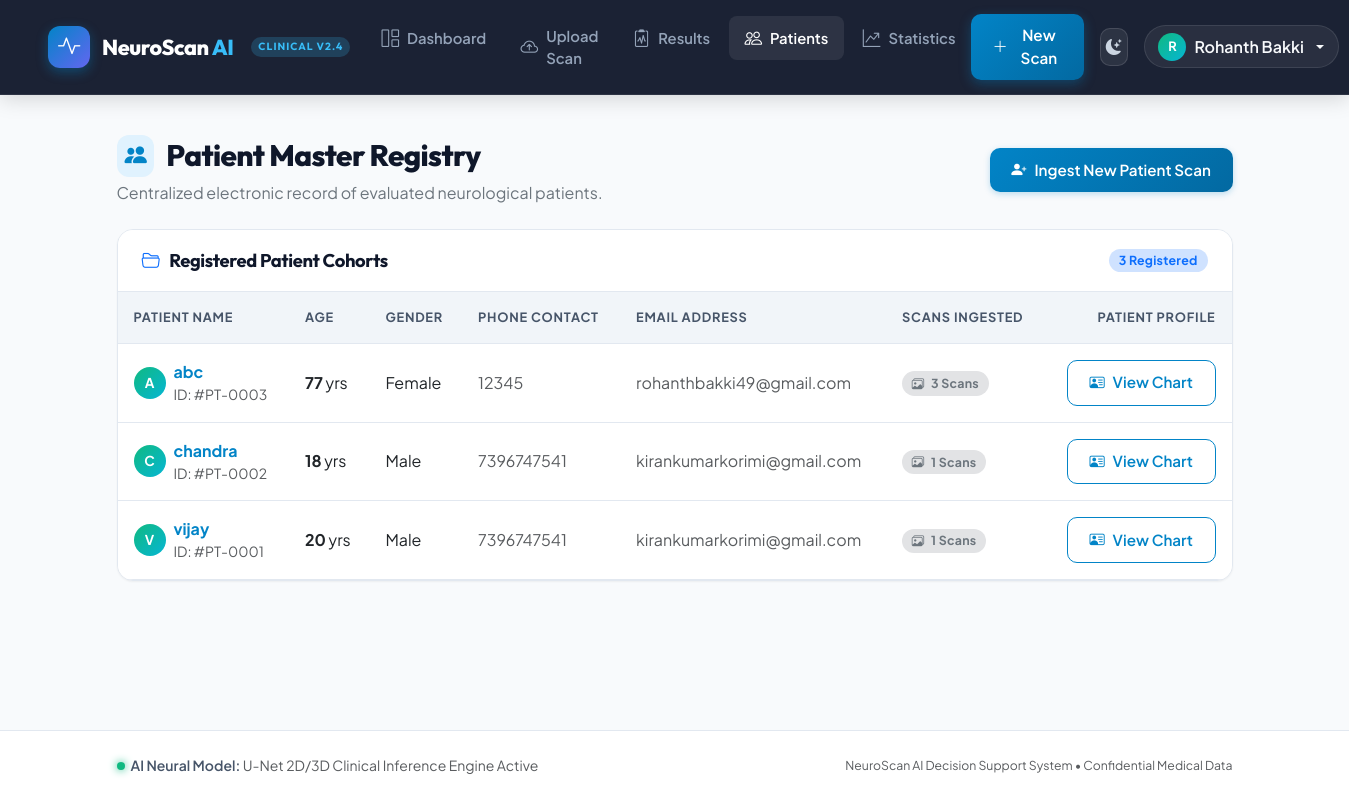
Page /dashboard/patients/ (signed in) on the earlier database version.
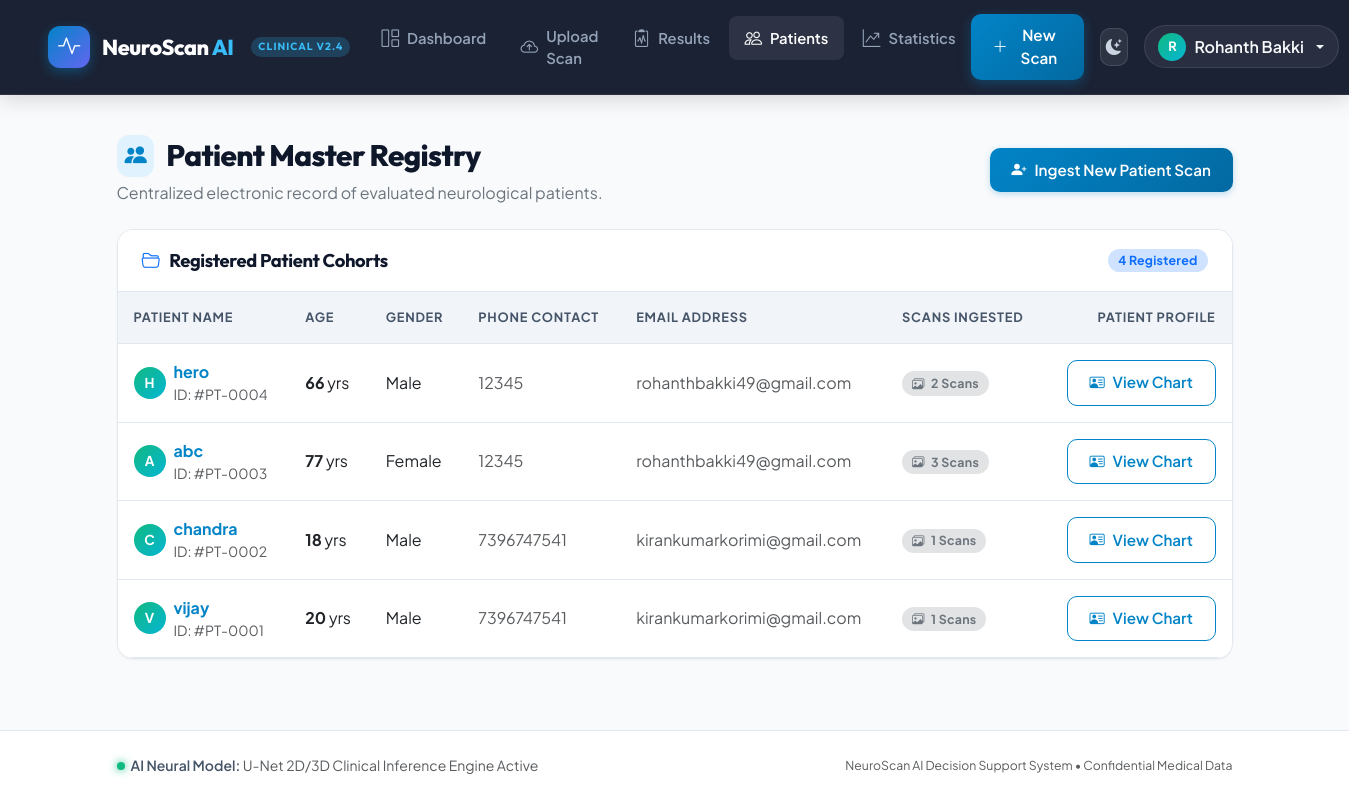
Same page on the later database version.
### diagnosis/models.py (models this page shows, shortened)
class Patient(models.Model):
    GENDER_CHOICES = [
        ('M', 'Male'),
        ('F', 'Female'),
        ('O', 'Other'),
    ]
    name = models.CharField(max_length=200)
    age = models.IntegerField()
    gender = models.CharField(max_length=1, choices=GENDER_CHOICES)
    phone = models.CharField(max_length=20, blank=True)
    email = models.EmailField(blank=True)
    address = models.TextField(blank=True)
    created_at = models.DateTimeField(auto_now_add=True)
    updated_at = models.DateTimeField(auto_now=True)

### dashboard/views.py (the view)
# urls.py: path('patients/', views.all_patients, name='patients'),
@login_required
def all_patients(request):
    patients = Patient.objects.all().order_by('-created_at')
    paginator = Paginator(patients, 20)
    page_number = request.GET.get('page')
    page_obj = paginator.get_page(page_number)
    return render(request, 'dashboard/patients.html', {'page_obj': page_obj})

### dashboard/templates/dashboard/patients.html (shortened to what this page needs)
{% extends 'base.html' %}
{% block content %}
<div class="patients-page">
    <div class="d-flex flex-column flex-md-row justify-content-between align-items-md-center gap-3 mb-4">
        <div>
            <h1 class="page-title mb-1">
                <i class="bi bi-people-fill"></i> Patient Master Registry
            </h1>
            <p class="text-secondary mb-0">Centralized electronic record of evaluated neurological patients.</p>
        </div>
        <a href="{% url 'upload_scan' %}" class="btn btn-primary">
            <i class="bi bi-person-plus-fill"></i> Ingest New Patient Scan
        </a>
    </div>
    <div class="card">
        <div class="card-header d-flex justify-content-between align-items-center">
            <h5 class="mb-0"><i class="bi bi-folder2-open text-primary"></i> Registered Patient Cohorts</h5>
            <span class="badge bg-primary-subtle text-primary">{{ page_obj.paginator.count|default:0 }} Registered</span>
        </div>
        <div class="card-body p-0">
            <div class="table-responsive">
                <table class="table align-middle">
                    <thead>
                        <tr>
                            <th>Patient Name</th>
                            <th>Age</th>
                            <th>Gender</th>
                            <th>Phone Contact</th>
                            <th>Email Address</th>
                            <th>Scans Ingested</th>
                            <th class="text-end">Patient Profile</th>
                        </tr>
                    </thead>
                    <tbody>
                        {% for patient in page_obj %}
                        <tr>
                            <td>
                                <div class="d-flex align-items-center gap-2">
                                    <div class="user-avatar-circle" style="width: 32px; height: 32px; font-size: 0.85rem;">
                                        {{ patient.name|make_list|first|upper }}
                                    </div>
                                    <div>
                                        <a href="{% url 'patient_detail' patient.id %}" class="fw-bold text-decoration-none">
                                            {{ patient.name }}
                                        </a>
                                        <div class="small text-muted">ID: #PT-{{ patient.id|stringformat:"04d" }}</div>
                                    </div>
                                </div>
                            </td>
                            <td><strong>{{ patient.age }}</strong> yrs</td>
                            <td>{{ patient.get_gender_display }}</td>
                            <td class="text-muted">{{ patient.phone|default:"-" }}</td>
                            <td class="text-muted">{{ patient.email|default:"-" }}</td>
                            <td>
                                <span class="badge bg-secondary-subtle text-secondary">
                                    <i class="bi bi-images me-1"></i> {{ patient.scans.count }} Scans
                                </span>
                            </td>
                            <td class="text-end">
                                <a href="{% url 'patient_detail' patient.id %}" class="btn btn-sm btn-outline-primary">
                                    <i class="bi bi-person-vcard"></i> View Chart
                                </a>
                            </td>
                        </tr>
                        {% endfor %}
                    </tbody>
                </table>
            </div>
        </div>
    </div>
</div>
{% endblock %}

Differences in the rows shown:
added Patient: name|make_list "H", name "hero", id "0004", age "66", gender "Male", phone "12345", email "rohanthbakki49@gmail.com", scans.count "2"
Other differences:
{{ page_obj.paginator.count|default:0 }}: "3" → "4"
